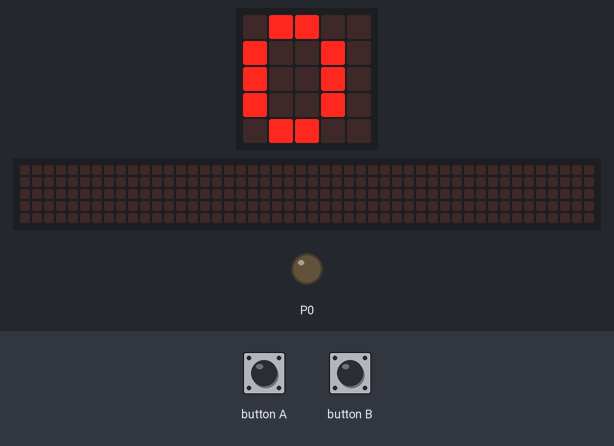
A program run on a simulated BBC micro:bit (MakeCode). On the bench: the board's 5×5 LED display, a strip that is not on the board, showing the scrolling text unrolled, output pins drawn as LEDs (lit = HIGH). Inputs (shaded band) come from the test bench. The 48×5 strip is a reading aid, not a part: it shows the text the display is scrolling, unrolled, one strip-width of it at a time.

Above: at 1.2 s.
1.3 s: button A pressed for 0.15 s
At 2.0 s:
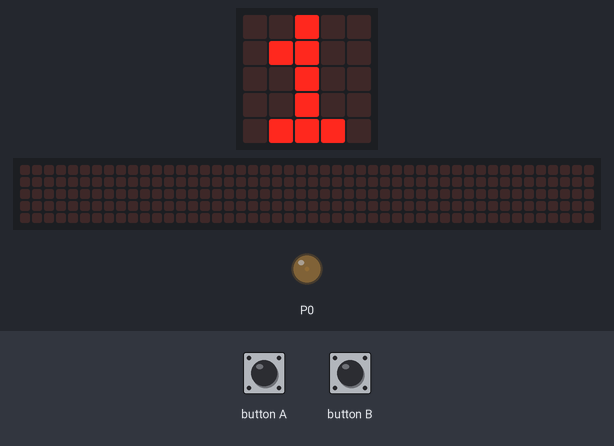
4.4 s: button B pressed for 0.15 s
At 5.8 s:
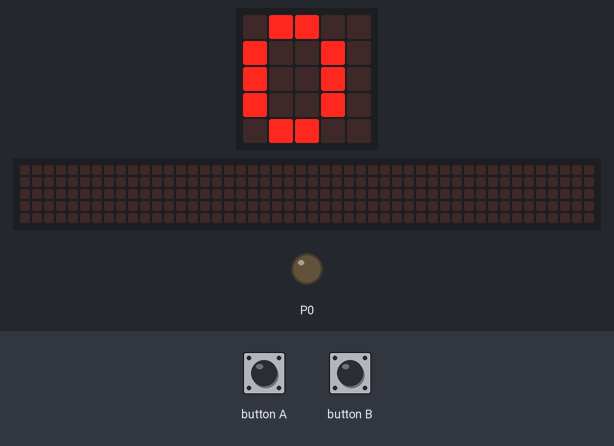
6.1 s: button A pressed for 0.15 s
At 16.33 s:
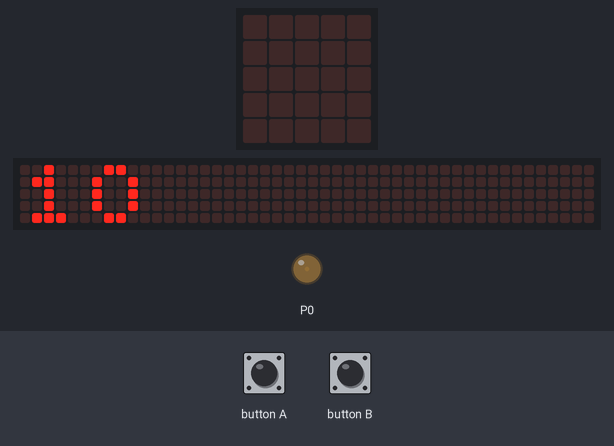
Timing chart, 0 to 18.1 s (numbered marks = the images above; inputs shaded):
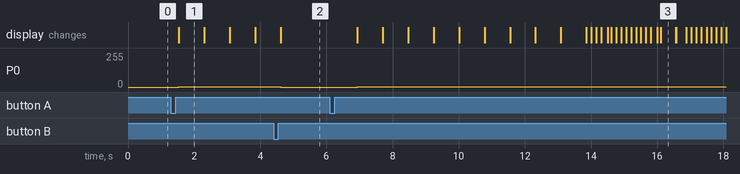

The program:

main.ts
```typescript
input.onButtonPressed(Button.A, function () {
    スイッチオン = 1
})
input.onButtonPressed(Button.B, function () {
    スイッチオン = 0
    アナログ値 = 0
})
let スイッチオン = 0
let アナログ値 = 0
アナログ値 = 0
スイッチオン = 0
basic.forever(function () {
    if (スイッチオン == 1) {
        アナログ値 += 1
    }
    pins.analogWritePin(AnalogPin.P0, アナログ値)
    basic.showNumber(アナログ値)
})
```

test.ts
```typescript
// テストはここに来ます。このパッケージが拡張機能として使用されるときにはコンパイルされません。
```

Measured:
- after the input at 1.3 s, P0: 0/255 → 1/255 after 0.24 s; the display: changes after 0.24 s (image 1)
- after the input at 4.4 s, P0: 1/255 → 0/255 after 0.22 s
- after the input at 6.1 s, P0: 0/255 → 1/255 after 0.83 s, → 2/255 4.6 s later, → 3/255 5.0 s later; the display: first changes after 0.83 s (image 3 shows a later state)
- what the display in image 1 shows lasts 0.8 s, from 1.5 s to 2.3 s
- what the display in image 3 shows lasts 0.5 s, from 16.1 s to 16.6 s
